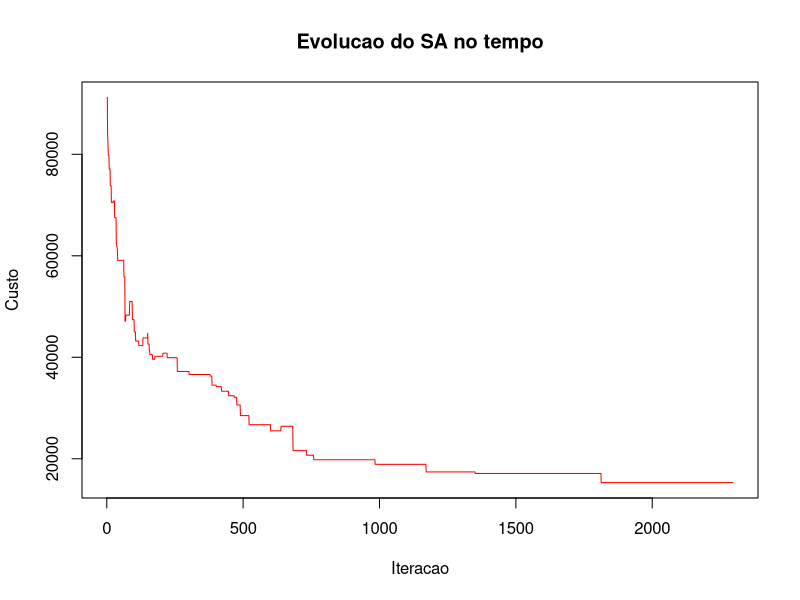

Generate this figure with R:
#Funcao para fazer a primeira alocacao de turmas em suas salas
alocacao_inicial <- function(solucao, nhorarios, salas, turmas){
    #variavel para guardar a penalidade
    penalidade <- 0
    #varre a quantidade de horarios disponivel
    for(i in 1 : nhorarios){
        #varre a quantidade de salas disponiveis
        for(j in 1 : length(salas)){
            #varre a quantidade de turmas
            for(k in 1 : length(turmas)){
                #se nao foi alocado turma para a sala num determinado horario
                if(is.na(solucao[i,j])){
                    #caso a turma nao tenha sido alocada (POSICAO 4 indica que ainda nao teve sala alocada para a turma)
                    if(turmas[[k]][4] == 0){
                        #verifica se a sala tem capacidade para a turma
                        if(salas[j] > turmas[[k]][3]){
                            #calcula a penalidade 
                            penalidade <- penalidade + (salas[j] - turmas[[k]][3]) * 0.02
                        }
                        #caso nao cabe a quantidade de alunos na sala
                        else{
                            #calcula uma penalidade maior
                            penalidade <- penalidade + (turmas[[k]][3] - salas[j]) * 300
                        }
                        #caso so precise alocar um horario
                        if(turmas[[k]][2] == 1){
                            #aloca 1 horario para a turma
                            solucao[i,j] <- turmas[[k]][1]
                        }
                        #caso precise alocar dois horario
                        else if(turmas[[k]][2] == 2){
                            #aloca o primeiro horario
                            solucao[i,j] <- turmas[[k]][1]
                            # verifica se cabe a aula
                            if(i + 1 <= nhorarios){
                                 #aloca o segundo horario
                                solucao[i + 1, j] <- turmas[[k]][1]
                            }
                            # senão cabe, não insere a turma, entretanto aplica penalidade pelo número de aulas que não 
                            # puderam ser inseridas
                            else{
                                penalidade <- penalidade + 300
                            } 
                        }
                        #caso precise alocar tres horario
                        else if(turmas[[k]][2] == 3){
                            #aloca o primeiro
                            solucao[i,j] <- turmas[[k]][1]
                            # verifica se cabe a aula
                            if(i + 1 <= nhorarios){
                                 #aloca o segundo horario
                                solucao[i + 1,j] <- turmas[[k]][1]
                            }
                            # senão cabe, aumenta a penalidade
                            else{
                                penalidade <- penalidade + 300
                            }
                            # verifica da mesma forma, se cabe a aula naquele horário
                            if(i + 2 <= nhorarios){
                                #e o terceiro horario
                                solucao[i + 2, j] <- turmas[[k]][1]
                            }
                            # da mesma forma, se não couber, aumenta a penalidade
                            else{
                                penalidade <- penalidade + 300
                            } 
                        }
                        #coloca que a turma ja foi alocada com seus horarios
                        turmas[[k]][4] <- TRUE
                    }
                }
            }
        }
    }
    #retorna uma lista contendo a solucao inicial e a sua penalidade
    r <- list(penalidade, solucao)
    return (r)
}

# função para gerir vizinhos novos formatos da matriz de alocação a fim de encontrar novos vizinhos possíveis
estrutura_vizinhanca <- function(solucao, nhorarios, salas, turmas){
    # guarda a matriz solução
    matriz_vizinhanca <- solucao
    # primeiramente verifica se trocará linha ou coluna
    verifica_troca <- sample(0:1,1)
    # variaives para verificar a quantidade de linhas e colunas
    linhas <- nhorarios
    colunas <- length(salas)
    # variaveis para verificar qual das duas serão trocadas
    linha <- -1
    coluna <- -1
    # instancia o vetor de trocas
    vetor_troca <- vector()
    # caso o número aleatório gerado for 0, troca linha, caso for 1, troca coluna
    if(verifica_troca == 0){
        # agora busca uma linha aleatória entre as linhas possíveis
        linha <- sample(1 : linhas, 1)
        # gera um vetor de valores aleatorios dentro so possíveis pela quantidade de linhas e sem se repetir
        vetor_troca <- sample(1 : linhas, linhas, replace = FALSE)
    }
    else if(verifica_troca == 1){
        # agora busca uma coluna aleátorio dentre as colunas possíveis
        coluna <- sample(1 : colunas, 1)
        # preenche o vetor de valores aleatórios dentro dos possíveis na quantidade de colunas
        vetor_troca <- sample(1 : colunas, colunas, replace = FALSE)
    }
    linha_coluna_solucao <- vector()
    # verifica se linha ou coluna foi selecionada para troca
    if(linha != -1){
        # caso a linha tenha sido preenchdida, pega a linha especifica da matriz
        linha_coluna_solucao <- solucao[linha,]
        # agora realiza a troca
        linha_coluna_solucao <- linha_coluna_solucao[vetor_troca]
        # salva na matriz solução
        matriz_vizinhanca[linha,] <- linha_coluna_solucao
    }
    else if(coluna != -1){
        # caso a coluna tenha sido preenchdida, pega a coluna especifica da matriz
        linha_coluna_solucao <- solucao[,coluna]
        # agora realiza a troca
        linha_coluna_solucao <- linha_coluna_solucao[vetor_troca]
        # salva na matriz solução
        matriz_vizinhanca[,coluna] <- linha_coluna_solucao
    }
    # retorna a matriz modificada
    return (matriz_vizinhanca)
}

# método para executar a função objetiva, que avalia a penalidade e a retorna para ser refinada pelo SA
funcao_objetiva <- function(solucao,nhorarios, salas, turmas){
    penalidade <- 0
    #3 for's para varrer os horarios, salas e turmas
    for(i in 1 : nhorarios){
        for(j in 1 : length(salas)){
            for(k in 1 : length(turmas)){
                # verifica as penalidades da alocação presente da turma
                if(!(is.na(solucao[i,j]))){
                    if(solucao[i,j] == turmas[[k]][1]){
                        if(salas[j] > turmas[[k]][3]){
                        #calcula a penalidade 
                        penalidade <- penalidade + (salas[j] - turmas[[k]][3]) * 0.02
                        }
                        # caso a capacidade da sala for menor que a quantidade de alunos
                        else{
                            # penaliza severamente a alocação
                            penalidade <- penalidade + (turmas[[k]][3] - salas[j]) * 300
                        }
                    }
                }
            }
        }
    }
    # no final retorna a penalidade da alocação
    return (penalidade)
}
#funcao para realizar o simulated anneling de fato, recebe por parametro a temperatura de inicio, a temperatura de parada
# a quantidade de vizinhos máximos a gerar, e as variaveis de tamanho da matriz
simulated_anneling <- function(tinicial, tfinal, alpha, samax, nhorarios, nsalas, nturmas){
    # instancia a matriz da solução inicial
    solucao_atual <- matrix(NA, nhorarios, nsalas)
    # aloca valores aleatórios de para a solução atual, e a guarda também como a melhor até o momento
    solucao_atual <- alocacao_inicial(solucao_atual, nhorarios, salas, turmas)[[2]]
    # guarda sua penalidade como a atual e também a melhor
    penalidade_atual <- funcao_objetiva(solucao_atual, nhorarios, salas, turmas)
    #guarda então os resultados da primeira alocação como a melhor solução até o momento
    solucao_melhor <- solucao_atual
    penalidade_menor <- penalidade_atual
    # guarda as soluções
    Y <- c(penalidade_atual)
    # inicia a temperatura com o valor da temperatura inicial
    temperatura <- tinicial
    # executa um while até a temperatura ser menor que a temperatura de parada
    while(temperatura > tfinal){
        # agora um laço for para calcular a quantidade de vizinhos de acordo com o SAMAX
        for(i in 1 : samax){
            # usa a função de estrutura de vizinhança para gerar novas possibilidades de vizinhos
            vizinho <- estrutura_vizinhanca(solucao_atual, nhorarios, salas, turmas)
            # pega o valor da função objetiva do vizinho gerado
            penalidade_vizinho <- funcao_objetiva(vizinho, nhorarios, salas, turmas)
            # calcula o delta entre o vizinho e a solução anterior
            delta <- penalidade_vizinho - penalidade_atual
            # verifica se o delta for menor que zera, quer dizr que o vizinho tem uma penalidade melhor que a atual
            if(delta < 0){
                # assim atualiza a solução atual e a penalidade atual
                solucao_atual <- vizinho
                penalidade_atual <- penalidade_vizinho
                # verifica também se o vizinho encontrado, é o melhor de todos
                if(penalidade_vizinho < penalidade_menor){
                    # atualiza também como melhor de todos, solução e a penalidade
                    solucao_melhor <- vizinho
                    penalidade_menor <- penalidade_vizinho
                }
            }
            # senão for negativo o delta, verifica o criterio de Boltzman para validar se pode aceita-la como uma possível solução ainda
            else{
                # pega a probabilidade a partir da forma (euler^(-delta/temperatura))
				probabilidade <- exp(-delta/temperatura)
                # pega um valor aleatorio para verificar a probabilidade gerada anteriormente
				valor_aleatorio <- runif(1,0,1)
                # se o valor gerado for menor ou igual a probabilidade, quer dizer que a probabilidade foi aceita 
				if(valor_aleatorio <= probabilidade){
					# então como a probabilidade de ser aceita uma solução pior foi aceita, atualiza os valores
                    solucao_atual <- vizinho
                    penalidade_atual <- penalidade_vizinho
				}
			}
            # Atualiza os vetores para plot do grafico
			Y <- c(Y, penalidade_atual)
        }
        # atualiza a temperatura
        temperatura <- alpha * temperatura
    }
    # plota a variação de resultados 
    png('evolucao-sa.png', width=1600)
	plot(1:length(Y), Y, type='l', col='red', main='Evolucao do SA no tempo', xlab='Iteracao', ylab='Custo')
	dev.off()
    # retorna no final a melhor solução e a penalidade menor
    r <- list(penalidade_menor, solucao_melhor)
    return (r)
}
#funcao para inserir as informacoes da turma em uma lista
preenche_list_turmas <- function(vetor_aulas, vetor_alunos, turmas){
    #declara a lista de turma
    list_turmas <- list()
    #for para varrer a quantidade de turmas
    for(i in 1 : turmas){
        #insere um vetor de 4 posicoes com NA
        vetor_turma <- c(NA, 4)
        #nome da turma  (ID da turma)
        vetor_turma[1] <- i
        #Quantidade de aulas da turma
        vetor_turma[2] <- vetor_aulas[i]
        #quantidade de alunos da turma
        vetor_turma[3] <- vetor_alunos[i]
        #identificador para saber se a turma foi alocada ou nao
        vetor_turma[4] <- FALSE
        #insere a turma na lista
        list_turmas[[i]] <- vetor_turma
    }
    #retorna a lista de turmas
    return(list_turmas)
}

nhorarios <- 8
nsalas <- 8
nturmas <- 25
solucao_melhor <- NA
penalidade_menor <- NA

# instancia o vetor de salas com suas capacidades
salas <- sample(25:60, nsalas)
# instancia o vetor da quantidade de aulas de cada turma
aulas <- sample(x = 1:3, size = nturmas, replace = TRUE)
# instancia o vetor com a quantidade de alunos da turma
alunos <- sample(x =  10:60, size = nturmas, replace = TRUE)
# recebe o vetor final de turmas com as informações da turma, nome, quantidade de aulas e de alunos
turmas <- preenche_list_turmas(aulas, alunos, nturmas)
print(simulated_anneling(1000, 10, 0.99, 5, nhorarios, nsalas, nturmas))
